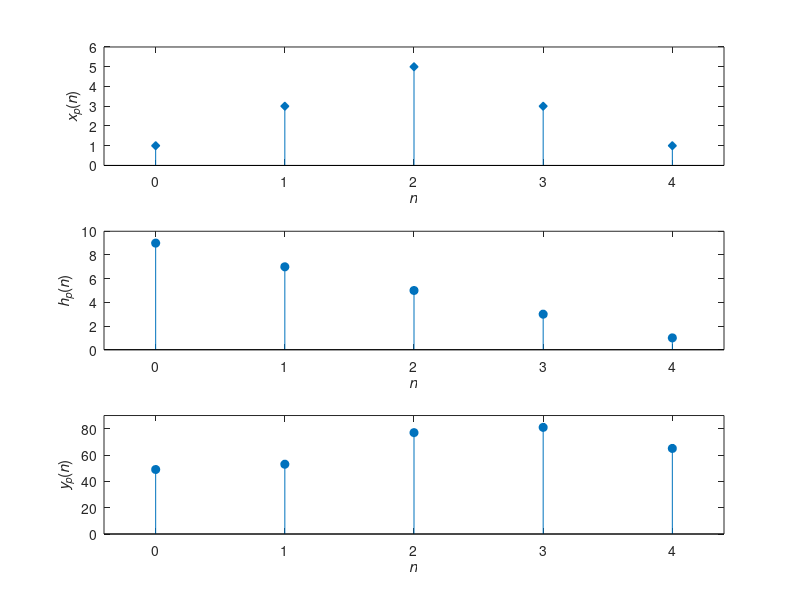
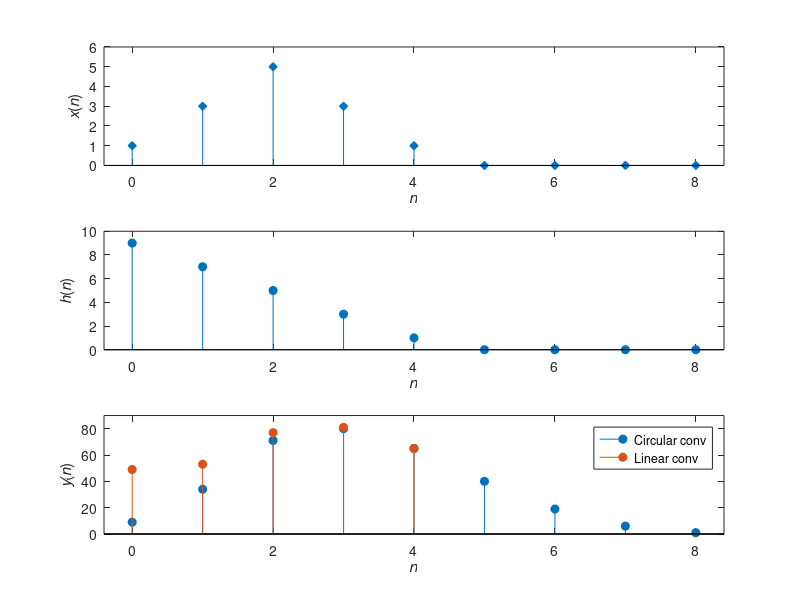

Reproduce these figures in MATLAB, in order.
clc
clearvars
close all

x=[1 3 5 3 1]; h=[9 7 5 3 1];

X=fft(x); H=fft(h);
yp=ifft(X.*H);
np=0:4;

figure(1)
subplot(3,1,1); stem(np,x,'d','fill')
axis([-0.4 4.4 0 6])
xlabel('\itn'); ylabel('\itx_p\rm(\itn\rm)')

subplot(3,1,2); stem(np,h,'fill')
axis([-0.4 4.4 0 10])
xlabel('\itn'); ylabel('\ith_p\rm(\itn\rm)')

subplot(3,1,3); stem(np,yp,'fill')
axis([-0.4 4.4 0 90])
xlabel('\itn'); ylabel('\ity_p\rm(\itn\rm)')

Xz=fft([x zeros(1,length(h)-1)]); %% y=conv(x,h) will give the same results.
Hz=fft([h zeros(1,length(x)-1)]); %% In fact, Matlab uses this method.
yz=ifft(Xz.*Hz);                   
nz=0:8;

figure(2)
subplot(3,1,1); stem(nz,[x 0 0 0 0],'d','fill')
axis([-0.4 8.4 0 6])
xlabel('\itn'); ylabel('\itx\rm(\itn\rm)')

subplot(3,1,2); stem(nz,[h 0 0 0 0],'fill')
axis([-0.4 8.4 0 10])
xlabel('\itn'); ylabel('\ith\rm(\itn\rm)')

subplot(3,1,3); stem(nz,yz,'fill')
axis([-0.4 8.4 0 90])
xlabel('\itn'); ylabel('\ity\rm(\itn\rm)')

hold on
stem(np,yp,'fill')
legend({'Circular conv','Linear conv'})

